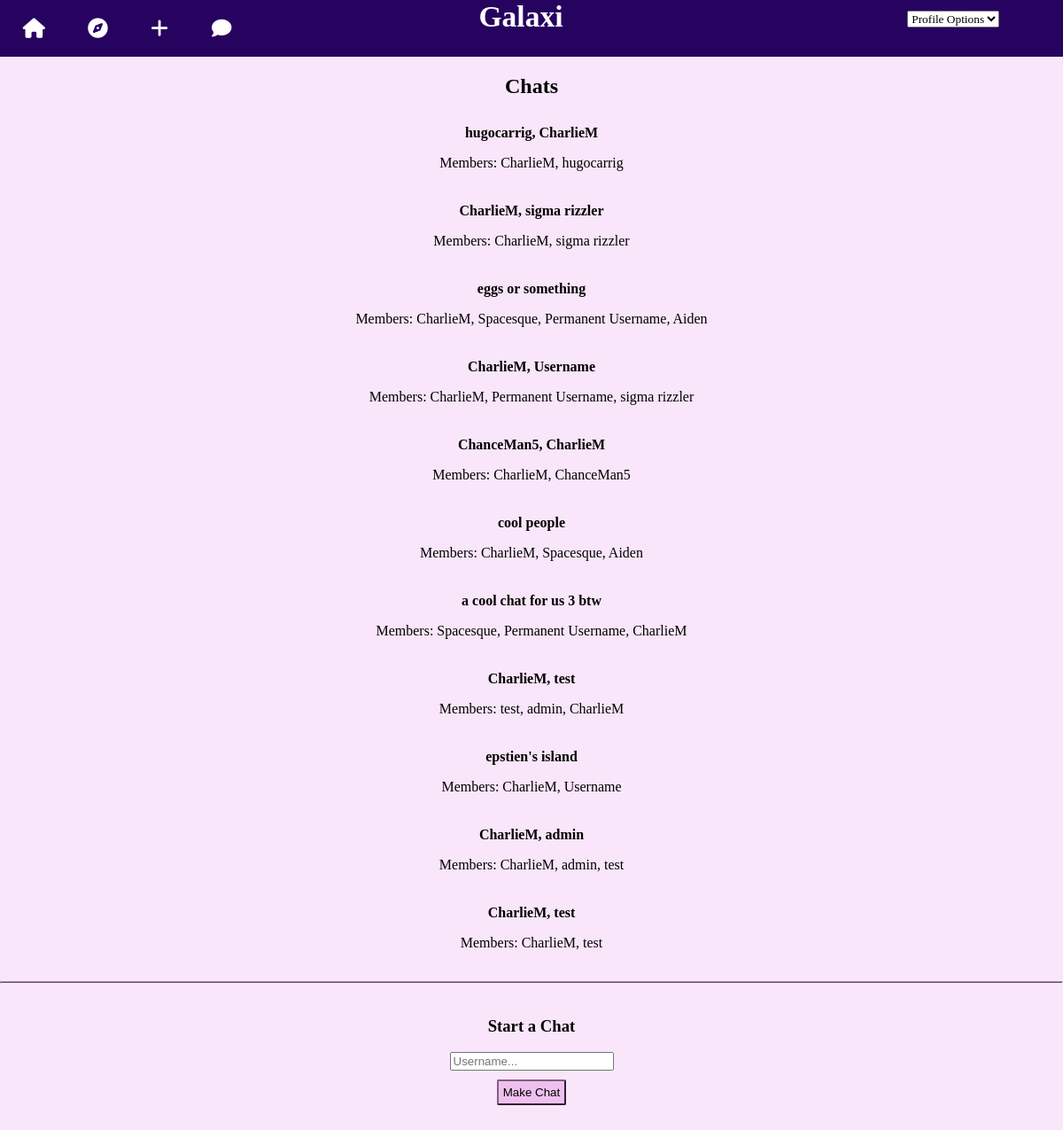
The app's page /chats (signed in) with its own data.
### tables this page shows
CREATE TABLE "Chats" (
	"chat_id"	INTEGER PRIMARY KEY AUTOINCREMENT UNIQUE,
	"users"	TEXT,
	"chat_name"	TEXT,
	"messages"	TEXT
);

### main.py (the view, shortened to what this page needs)
@app.route('/chats', methods=["GET", "POST"])
@login_check
def chats():
    chat_list = get_account(session["account"]).get_chats()
    follower_list = get_account(session["account"]).get_followers()
    if request.method == "GET":
        if chat_list:
            return render_template("chats.html", chat_list=chat_list, follower_list=follower_list)
        else:
            return render_template("chats.html", follower_list=follower_list)

### main.py (called while the page is built)
def get_account(username):
    query = text(f"Select * from accounts where username = '{username}'")
    result = Account(connection.execute(query).fetchone())
    return result

def remove_errors(result):
    good_result = []
    for i in result:
        if len(i) >= 2:
            good_result.append(i)
    return good_result

def login_check(wrapped):
    @wraps(wrapped)
    def wrap(*args, **kwargs):
        try:
            if session["account"]:
                return wrapped(*args, **kwargs)
            else:
                return redirect("/login")
        except KeyError:
            session["account"] = ""
            return redirect("/login")
    return wrap

    def get_chat_id(self):
        return self.chat_id

    def get_members(self):
        return self.members

    def get_name(self):
        return self.chat_name

    def initialise_messages(self):
        query =  text(f"""SELECT * FROM messages where chat_id = '{self.chat_id}';""")
        result = connection.execute(query).fetchall()
        if result and result[0]:
            return [Message(i) for i in result]
        else:
            return []

    def get_username(self):
        return self.username

    def get_followers(self):
        return self.followers

    def check_fandb(self, value):
        if value:
            return remove_errors(value.split('/'))
        else:
            return []

    def get_chats(self):
        query =  text(f"""SELECT * FROM  Chats;""")
        result = connection.execute(query).fetchall()
        result = [Chat(i) for i in result]
        actual = [i for i in result if self.get_username() in i.get_members()]
        if actual:
            return actual
        else:
            return []

### templates/chats.html (shortened to what this page needs)
{% extends "base.html" %}
{% block main %}
<article class="greeting">
    <h1>Chats</h1>
</article>
{% for chat in chat_list %}
<div class="chat center">
    <a href="chat/{{chat.get_chat_id()}}">{{ chat.get_name() |safe }}</a>
    <p>Members: {{ ", ".join(chat.get_members()) | safe}}</p>
</div>
{% endfor %}
<hr></hr>
<form action="/chats" method="post" class='center'>
    <h3> Start a Chat </h3>
    <div>
        <input list="followers" autocomplete="off" class="form-control" id="chat_with" name="chat_with" placeholder="Username..." type="text">
    </div>
    <button class="btn-primary" type="submit">Make Chat</button>
</form>
{% endblock %}

### templates/base.html (shortened to what this page needs)
<!DOCTYPE html>
<html lang="en">
    <head>
        <link href="https://maxcdn.bootstrapcdn.com/font-awesome/4.6.1/css/font-awesome.min.css" rel="stylesheet" />
        <link href="/static/main.css" rel="stylesheet">
    </head>
    <body>
        <nav>
            <ul>
                <li id='leftmost_nav'><a href="/" class="fa-solid fa-house"></a></li>
                <li ><a  href="/explore" class="fa-solid fa-compass"></a></li>
                <li id='make_post_nav'><a  href="/make_post" class="fa-solid fa-plus"></a></li>
                <li ><a href="/chats" class="fa-solid fa-comment"></a></li>
                <li id="title_item"> <h1 class="title">Galaxi</h1></li>
                <li class='profile_option'>
                    <select id='nav_prof_options' onchange="this.options[this.selectedIndex].value && (window.location = this.options[this.selectedIndex].value);">
                        <option>Profile Options</option>
                    </select>
                </li>
            </ul>
        </nav>
        <div id="nav_divider"></div>
        <main>
            {% block main %}{% endblock %}
        </main>
    </body>
</html>

### static/main.css (style rules this page uses)
body { margin: 0; padding: 0; height:100%; background-color: #f9e6fa; }
a { font-weight:bold; color:#000000; }
p { word-wrap:break-word; }
.post p, a { text-decoration:none; }
nav { width:100vw; height:8vh; position:fixed; }
#nav_divider { padding-bottom:8vh; }
nav ul li { float: left; font-size: 2.8vh; width:1.6866%; height:30.9375%; margin: 0 max(2.125vw, 12.5px); }
nav ul { list-style-type: none; padding: 0; margin:0; background-color: #270360; width:100%; height:100%; }
nav ul li select { font-family: "Font Awesome", "Times New Roman"; margin-right:2vh; }
nav li a, nav li h1 { display: block; text-align: center; text-decoration: none; padding: 2.6vh 2.15vw; color:white; transition-duration:0.4s; }
.profile_option { float:right; padding:2.25vh 5vw; margin-left:0; margin-top:-2.5vh; transition-duration:0.2s; }
#nav_prof_options { margin-left:min(-5vw, -70px); }
h1 { display:block; }
.title { height:100%; margin:0; padding:1.75vh; }
#title_item { margin-left:39vw; margin-right:39vw; margin-top:-2.6vh; width:20vw; display:inline-flexbox; text-align:center; }
#leftmost_nav { margin-left:0; margin-right:max(2.3vw, 12.5px); }
#make_post_nav { margin-right:max(1.9vw, 12.5px); }
.greeting { text-align:center; }
button { color:black; background-color:#efc0ef; border-width:2px; border-color:#815f83; border-radius: 2px; padding:5px; margin:10px; }
.center { text-align:center; padding:10px; }
hr { background-color:#813c85; color:#813c85; height:1px; }

### records on screen
Chats: get_name "hugocarrig, CharlieM", value "CharlieM, hugocarrig"
Chats: get_name "CharlieM, sigma rizzler", chat_name "CharlieM, sigma rizzler"
Chats: get_name "eggs or something", value "CharlieM, Spacesque, Permanent Username, Aiden"
Chats: get_name "CharlieM, Username", value "CharlieM, Permanent Username, sigma rizzler"
Chats: get_name "ChanceMan5, CharlieM", value "CharlieM, ChanceMan5"
Chats: get_name "cool people", value "CharlieM, Spacesque, Aiden"
Chats: get_name "a cool chat for us 3 btw", value "Spacesque, Permanent Username, CharlieM"
Chats: get_name "CharlieM, test", value "test, admin, CharlieM"
Chats: get_name "epstien's island", value "CharlieM, Username"
Chats: get_name "CharlieM, admin", value "CharlieM, admin, test"
Chats: get_name "CharlieM, test", chat_name "CharlieM, test"
